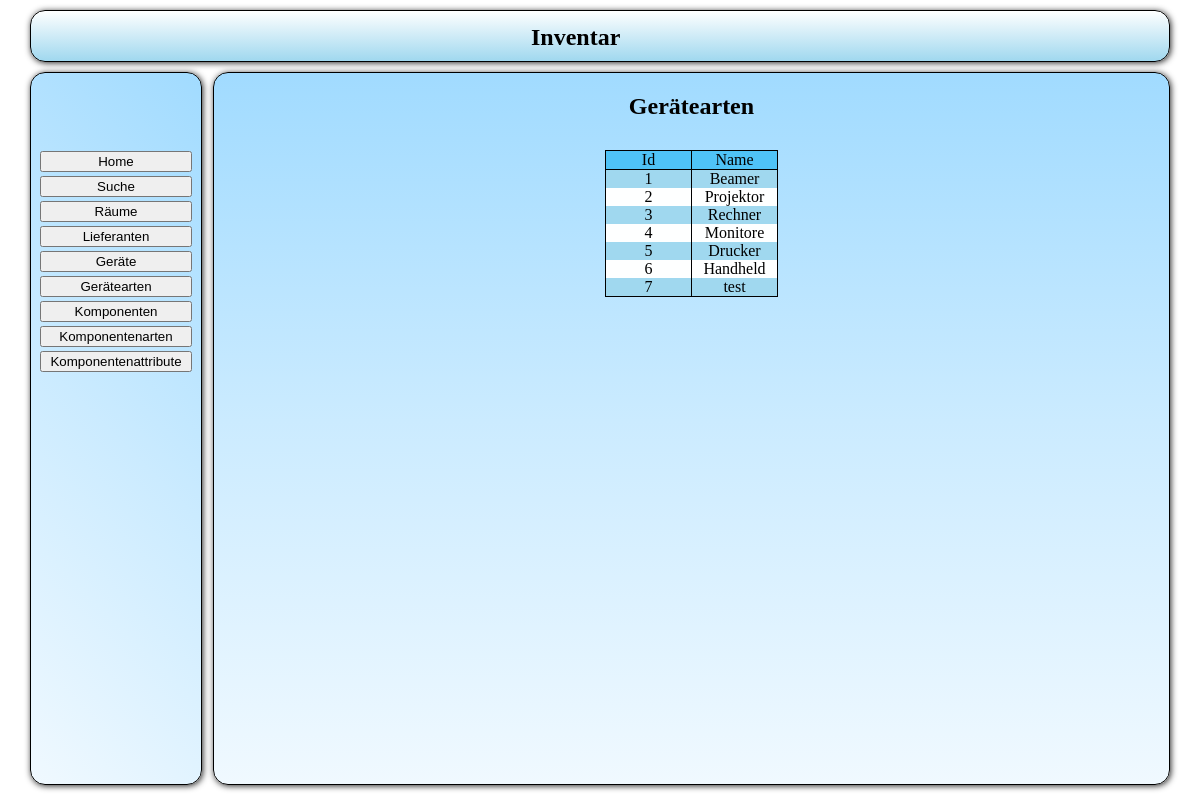
The app's page /src/php/fro_Auswahl.php?action=list&table=geraetearten with its own data.
### tables this page shows
CREATE TABLE IF NOT EXISTS `tbl_geraete_art` (
`geraete_art_id` int(11) NOT NULL,
  `geraete_art_name` text
);

### src/lib/plotting/forms.php (called while the page is built, shortened)
<?php
function get($key, $default)
{
    if(isset($_GET[$key]))
    {
	return htmlspecialchars($_GET[$key]);
    }
}

### src/php/sql_get.php (called while the page is built, shortened)
<?php
function func_a_getGeraeteArten()
{
    $txt_sql_statement = "SELECT * FROM tbl_geraete_art;";
    $a_sql_ausgabe = array();
    $a_sql_result = mysql_query($txt_sql_statement)
            or die ("Anfrage Fehlgeschlagen");
    while($a_sql_cache = mysql_fetch_assoc($a_sql_result))
    {
	$a_sql_ausgabe[] = $a_sql_cache;
    }
    return $a_sql_ausgabe;
}

### src/php/log_Liste.php (the view, shortened to what this page needs)
<?php
echo "<h2 align='center'>".$sTitel."</h2>";
$oTabelle = new \utility\tables\table();
$oTabelle->start(false, "liste");
$oTabelle->startRow();
foreach ($aErgebnis_attribute as $mAttribut)
{
    $oTabelle->addCell($mAttribut);
}
foreach ($aErgebnisse as $aErgebnis)
{
    foreach ($aErgebnis as $sIndex => $mData)
    {
	echo $mData;
    }
}

### src/css/main.css (style rules this page uses)
body { padding: 0; margin: 0; }

### records on screen
tbl_geraete_art: geraete_art_id "1", geraete_art_name "Beamer"
tbl_geraete_art: geraete_art_id "2", geraete_art_name "Projektor"
tbl_geraete_art: geraete_art_id "3", geraete_art_name "Rechner"
tbl_geraete_art: geraete_art_id "4", geraete_art_name "Monitore"
tbl_geraete_art: geraete_art_id "5", geraete_art_name "Drucker"
tbl_geraete_art: geraete_art_id "6", geraete_art_name "Handheld"
tbl_geraete_art: geraete_art_id "7", geraete_art_name "test"

### other values on screen
$sTitel "Gerätearten"
$string "Id"
$string "Name"
